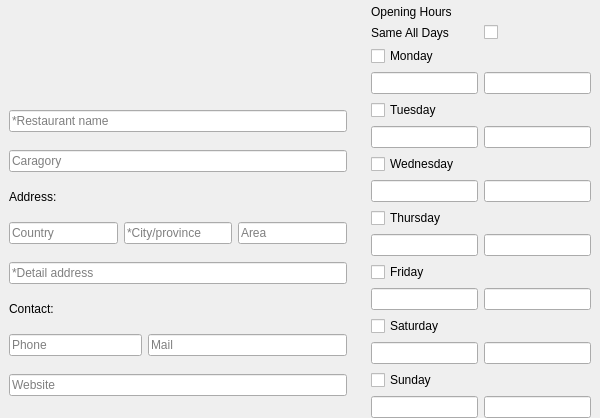
                                 <widget class="QWidget" name="content_2" native="true">
                                  <property name="sizePolicy">
                                   <sizepolicy hsizetype="Preferred" vsizetype="Preferred">
                                    <horstretch>0</horstretch>
                                    <verstretch>9</verstretch>
                                   </sizepolicy>
                                  </property>
                                  <property name="minimumSize">
                                   <size>
                                    <width>0</width>
                                    <height>0</height>
                                   </size>
                                  </property>
                                  <property name="styleSheet">
                                   <string notr="true" />
                                  </property>
                                  <layout class="QHBoxLayout" name="horizontalLayout_10">
                                   <property name="spacing">
                                    <number>6</number>
                                   </property>
                                   <property name="leftMargin">
                                    <number>0</number>
                                   </property>
                                   <property name="topMargin">
                                    <number>0</number>
                                   </property>
                                   <property name="rightMargin">
                                    <number>0</number>
                                   </property>
                                   <property name="bottomMargin">
                                    <number>0</number>
                                   </property>
                                   <item>
                                    <widget class="QWidget" name="left_form_2" native="true">
                                     <property name="sizePolicy">
                                      <sizepolicy hsizetype="Preferred" vsizetype="Preferred">
                                       <horstretch>6</horstretch>
                                       <verstretch>0</verstretch>
                                      </sizepolicy>
                                     </property>
                                     <property name="styleSheet">
                                      <string notr="true" />
                                     </property>
                                     <layout class="QVBoxLayout" name="verticalLayout_12">
                                      <property name="spacing">
                                       <number>4</number>
                                      </property>
                                      <property name="topMargin">
                                       <number>0</number>
                                      </property>
                                      <property name="bottomMargin">
                                       <number>0</number>
                                      </property>
                                      <item>
                                       <widget class="QWidget" name="avatar_widget_2" native="true">
                                        <property name="sizePolicy">
                                         <sizepolicy hsizetype="Preferred" vsizetype="Fixed">
                                          <horstretch>0</horstretch>
                                          <verstretch>0</verstretch>
                                         </sizepolicy>
                                        </property>
                                        <layout class="QGridLayout" name="gridLayout_4">
                                         <item row="0" column="0">
                                          <widget class="QLabel" name="restaurant_info_avatar">
                                           <property name="sizePolicy">
                                            <sizepolicy hsizetype="Fixed" vsizetype="Fixed">
                                             <horstretch>0</horstretch>
                                             <verstretch>0</verstretch>
                                            </sizepolicy>
                                           </property>
                                           <property name="minimumSize">
                                            <size>
                                             <width>60</width>
                                             <height>60</height>
                                            </size>
                                           </property>
                                           <property name="text">
                                            <string />
                                           </property>
                                           <property name="alignment">
                                            <set>Qt::AlignCenter</set>
                                           </property>
                                          </widget>
                                         </item>
                                        </layout>
                                       </widget>
                                      </item>
                                      <item>
                                       <widget class="QLineEdit" name="form_res_name_2">
                                        <property name="inputMask">
                                         <string />
                                        </property>
                                        <property name="text">
                                         <string notr="true" />
                                        </property>
                                        <property name="frame">
                                         <bool>true</bool>
                                        </property>
                                        <property name="echoMode">
                                         <enum>QLineEdit::Normal</enum>
                                        </property>
                                        <property name="placeholderText">
                                         <string>*Restaurant name</string>
                                        </property>
                                       </widget>
                                      </item>
                                      <item>
                                       <widget class="QLineEdit" name="form_catagory_2">
                                        <property name="text">
                                         <string />
                                        </property>
                                        <property name="placeholderText">
                                         <string>Caragory</string>
                                        </property>
                                       </widget>
                                      </item>
                                      <item>
                                       <widget class="QLabel" name="address_label_2">
                                        <property name="sizePolicy">
                                         <sizepolicy hsizetype="Preferred" vsizetype="Fixed">
                                          <horstretch>0</horstretch>
                                          <verstretch>0</verstretch>
                                         </sizepolicy>
                                        </property>
                                        <property name="text">
                                         <string>Address:</string>
                                        </property>
                                       </widget>
                                      </item>
                                      <item>
                                       <widget class="QWidget" name="address_widget_2" native="true">
                                        <property name="sizePolicy">
                                         <sizepolicy hsizetype="Preferred" vsizetype="Fixed">
                                          <horstretch>0</horstretch>
                                          <verstretch>0</verstretch>
                                         </sizepolicy>
                                        </property>
                                        <layout class="QHBoxLayout" name="horizontalLayout_13">
                                         <property name="spacing">
                                          <number>6</number>
                                         </property>
                                         <property name="leftMargin">
                                          <number>0</number>
                                         </property>
                                         <property name="topMargin">
                                          <number>0</number>
                                         </property>
                                         <property name="rightMargin">
                                          <number>0</number>
                                         </property>
                                         <property name="bottomMargin">
                                          <number>0</number>
                                         </property>
                                         <item>
                                          <widget class="QLineEdit" name="form_country_2">
                                           <property name="placeholderText">
                                            <string>Country</string>
                                           </property>
                                          </widget>
                                         </item>
                                         <item>
                                          <widget class="QLineEdit" name="form_city_2">
                                           <property name="placeholderText">
                                            <string>*City/province</string>
                                           </property>
                                          </widget>
                                         </item>
                                         <item>
                                          <widget class="QLineEdit" name="form_area_2">
                                           <property name="placeholderText">
                                            <string>Area</string>
                                           </property>
                                          </widget>
                                         </item>
                                        </layout>
                                       </widget>
                                      </item>
                                      <item>
                                       <widget class="QLineEdit" name="form_address_2">
                                        <property name="placeholderText">
                                         <string>*Detail address</string>
                                        </property>
                                       </widget>
                                      </item>
                                      <item>
                                       <widget class="QLabel" name="contact_label_2">
                                        <property name="sizePolicy">
                                         <sizepolicy hsizetype="Preferred" vsizetype="Fixed">
                                          <horstretch>0</horstretch>
                                          <verstretch>0</verstretch>
                                         </sizepolicy>
                                        </property>
                                        <property name="text">
                                         <string>Contact:</string>
                                        </property>
                                       </widget>
                                      </item>
                                      <item>
                                       <widget class="QWidget" name="contact_widget_2" native="true">
                                        <property name="sizePolicy">
                                         <sizepolicy hsizetype="Preferred" vsizetype="Fixed">
                                          <horstretch>0</horstretch>
                                          <verstretch>0</verstretch>
                                         </sizepolicy>
                                        </property>
                                        <layout class="QHBoxLayout" name="horizontalLayout_14">
                                         <property name="leftMargin">
                                          <number>0</number>
                                         </property>
                                         <property name="topMargin">
                                          <number>0</number>
                                         </property>
                                         <property name="rightMargin">
                                          <number>0</number>
                                         </property>
                                         <property name="bottomMargin">
                                          <number>0</number>
                                         </property>
                                         <item>
                                          <widget class="QLineEdit" name="form_phone_2">
                                           <property name="sizePolicy">
                                            <sizepolicy hsizetype="Expanding" vsizetype="Fixed">
                                             <horstretch>4</horstretch>
                                             <verstretch>0</verstretch>
                                            </sizepolicy>
                                           </property>
                                           <property name="placeholderText">
                                            <string>Phone</string>
                                           </property>
                                          </widget>
                                         </item>
                                         <item>
                                          <widget class="QLineEdit" name="form_mail_2">
                                           <property name="sizePolicy">
                                            <sizepolicy hsizetype="Expanding" vsizetype="Fixed">
                                             <horstretch>6</horstretch>
                                             <verstretch>0</verstretch>
                                            </sizepolicy>
                                           </property>
                                           <property name="placeholderText">
                                            <string>Mail</string>
                                           </property>
                                          </widget>
                                         </item>
                                        </layout>
                                       </widget>
                                      </item>
                                      <item>
                                       <widget class="QLineEdit" name="form_website_2">
                                        <property name="placeholderText">
                                         <string>Website</string>
                                        </property>
                                       </widget>
                                      </item>
                                     </layout>
                                    </widget>
                                   </item>
                                   <item>
                                    <widget class="QWidget" name="right_form_2" native="true">
                                     <property name="sizePolicy">
                                      <sizepolicy hsizetype="Preferred" vsizetype="Preferred">
                                       <horstretch>4</horstretch>
                                       <verstretch>0</verstretch>
                                      </sizepolicy>
                                     </property>
                                     <property name="styleSheet">
                                      <string notr="true" />
                                     </property>
                                     <layout class="QVBoxLayout" name="verticalLayout_14">
                                      <property name="topMargin">
                                       <number>0</number>
                                      </property>
                                      <property name="bottomMargin">
                                       <number>0</number>
                                      </property>
                                      <item>
                                       <spacer name="verticalSpacer_10">
                                        <property name="orientation">
                                         <enum>Qt::Vertical</enum>
                                        </property>
                                        <property name="sizeType">
                                         <enum>QSizePolicy::Minimum</enum>
                                        </property>
                                        <property name="sizeHint" stdset="0">
                                         <size>
                                          <width>20</width>
                                          <height>5</height>
                                         </size>
                                        </property>
                                       </spacer>
                                      </item>
                                      <item>
                                       <widget class="QLabel" name="label_16">
                                        <property name="text">
                                         <string>Opening Hours</string>
                                        </property>
                                       </widget>
                                      </item>
                                      <item>
                                       <layout class="QHBoxLayout" name="same_horizontalLayout_2">
                                        <item>
                                         <widget class="QLabel" name="same_label_2">
                                          <property name="text">
                                           <string>Same All Days</string>
                                          </property>
                                         </widget>
                                        </item>
                                        <item>
                                         <widget class="QCheckBox" name="all_days_checkBox_2">
                                          <property name="text">
                                           <string />
                                          </property>
                                         </widget>
                                        </item>
                                       </layout>
                                      </item>
                                      <item>
                                       <layout class="QGridLayout" name="week_gridLayout_2">
                                        <item row="8" column="0">
                                         <widget class="QCheckBox" name="friday_checkBox_2">
                                          <property name="text">
                                           <string>Friday</string>
                                          </property>
                                         </widget>
                                        </item>
                                        <item row="5" column="1">
                                         <widget class="QLineEdit" name="wednesday_3" />
                                        </item>
                                        <item row="7" column="0">
                                         <widget class="QLineEdit" name="thursday_3" />
                                        </item>
                                        <item row="12" column="0">
                                         <widget class="QCheckBox" name="sunday_checkBox_2">
                                          <property name="text">
                                           <string>Sunday</string>
                                          </property>
                                         </widget>
                                        </item>
                                        <item row="9" column="1">
                                         <widget class="QLineEdit" name="friday_3" />
                                        </item>
                                        <item row="11" column="0">
                                         <widget class="QLineEdit" name="saturday_3" />
                                        </item>
                                        <item row="4" column="0">
                                         <widget class="QCheckBox" name="wednesday_checkBox_2">
                                          <property name="text">
                                           <string>Wednesday</string>
                                          </property>
                                         </widget>
                                        </item>
                                        <item row="0" column="0">
                                         <widget class="QCheckBox" name="monday_checkBox_2">
                                          <property name="text">
                                           <string>Monday</string>
                                          </property>
                                         </widget>
                                        </item>
                                        <item row="3" column="0">
                                         <widget class="QLineEdit" name="tuesday_3" />
                                        </item>
                                        <item row="1" column="0">
                                         <widget class="QLineEdit" name="monday_3" />
                                        </item>
                                        <item row="11" column="1">
                                         <widget class="QLineEdit" name="saturday_4" />
                                        </item>
                                        <item row="3" column="1">
                                         <widget class="QLineEdit" name="tuesday_4" />
                                        </item>
                                        <item row="1" column="1">
                                         <widget class="QLineEdit" name="monday_4" />
                                        </item>
                                        <item row="6" column="0">
                                         <widget class="QCheckBox" name="thursday_checkBox_2">
                                          <property name="text">
                                           <string>Thursday</string>
                                          </property>
                                         </widget>
                                        </item>
                                        <item row="5" column="0">
                                         <widget class="QLineEdit" name="wednesday_4" />
                                        </item>
                                        <item row="10" column="0">
                                         <widget class="QCheckBox" name="saturday_checkBox_2">
                                          <property name="text">
                                           <string>Saturday</string>
                                          </property>
                                         </widget>
                                        </item>
                                        <item row="7" column="1">
                                         <widget class="QLineEdit" name="thursday_4" />
                                        </item>
                                        <item row="9" column="0">
                                         <widget class="QLineEdit" name="friday_4" />
                                        </item>
                                        <item row="2" column="0">
                                         <widget class="QCheckBox" name="tuesday_checkBox_2">
                                          <property name="text">
                                           <string>Tuesday</string>
                                          </property>
                                         </widget>
                                        </item>
                                        <item row="13" column="0">
                                         <widget class="QLineEdit" name="sunday_3" />
                                        </item>
                                        <item row="13" column="1">
                                         <widget class="QLineEdit" name="sunday_4" />
                                        </item>
                                       </layout>
                                      </item>
                                     </layout>
                                    </widget>
                                   </item>
                                  </layout>
                                 </widget>
